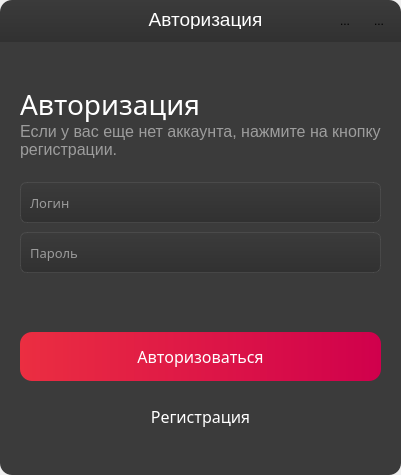
<?xml version="1.0" encoding="UTF-8"?>
<ui version="4.0">
 <class>Form</class>
 <widget class="QWidget" name="Form">
  <property name="geometry">
   <rect>
    <x>0</x>
    <y>0</y>
    <width>401</width>
    <height>475</height>
   </rect>
  </property>
  <property name="minimumSize">
   <size>
    <width>401</width>
    <height>475</height>
   </size>
  </property>
  <property name="maximumSize">
   <size>
    <width>401</width>
    <height>475</height>
   </size>
  </property>
  <property name="windowTitle">
   <string>Авторизация</string>
  </property>
  <property name="windowIcon">
   <iconset resource="res/res.qrc">
    <normaloff>:/imgs/img/AppLogo.png</normaloff>:/imgs/img/AppLogo.png</iconset>
  </property>
  <widget class="QFrame" name="header">
   <property name="geometry">
    <rect>
     <x>0</x>
     <y>0</y>
     <width>401</width>
     <height>42</height>
    </rect>
   </property>
   <property name="styleSheet">
    <string notr="true">#header{
	background-color: qlineargradient(spread:pad, x1:0.5, y1:0, x2:0.5, y2:1, stop:0 rgba(59, 59, 59, 255), stop:1 rgba(49, 49, 49, 255));
	border-top-right-radius: 12px;
	border-top-left-radius: 12px;
}

.QToolButton{
	background-color: rgba(255, 255, 255, 0);
	border-radius: 5px;
}

.QPushButton{
	background-color: rgba(255, 255, 255, 0);
	color: white
}

.QToolButton:hover{
	background-color: rgba(0, 0, 0, 50);
}</string>
   </property>
   <property name="frameShape">
    <enum>QFrame::StyledPanel</enum>
   </property>
   <property name="frameShadow">
    <enum>QFrame::Raised</enum>
   </property>
   <widget class="QLabel" name="Title">
    <property name="geometry">
     <rect>
      <x>90</x>
      <y>9</y>
      <width>231</width>
      <height>20</height>
     </rect>
    </property>
    <property name="font">
     <font>
      <family>Ubuntu</family>
      <pointsize>14</pointsize>
     </font>
    </property>
    <property name="styleSheet">
     <string notr="true">color: rgb(255, 255, 255);</string>
    </property>
    <property name="text">
     <string>Авторизация</string>
    </property>
    <property name="alignment">
     <set>Qt::AlignCenter</set>
    </property>
   </widget>
   <widget class="QToolButton" name="CloseButton">
    <property name="geometry">
     <rect>
      <x>364</x>
      <y>6</y>
      <width>30</width>
      <height>30</height>
     </rect>
    </property>
    <property name="text">
     <string>...</string>
    </property>
    <property name="icon">
     <iconset resource="res/res.qrc">
      <normaloff>:/imgs/img/iconamoon_close-light.png</normaloff>:/imgs/img/iconamoon_close-light.png</iconset>
    </property>
    <property name="iconSize">
     <size>
      <width>24</width>
      <height>24</height>
     </size>
    </property>
   </widget>
   <widget class="QToolButton" name="HideButton">
    <property name="geometry">
     <rect>
      <x>330</x>
      <y>6</y>
      <width>30</width>
      <height>30</height>
     </rect>
    </property>
    <property name="text">
     <string>...</string>
    </property>
    <property name="icon">
     <iconset resource="res/res.qrc">
      <normaloff>:/imgs/img/mynaui_minus.png</normaloff>:/imgs/img/mynaui_minus.png</iconset>
    </property>
    <property name="iconSize">
     <size>
      <width>24</width>
      <height>24</height>
     </size>
    </property>
   </widget>
   <widget class="QLabel" name="Icon">
    <property name="geometry">
     <rect>
      <x>9</x>
      <y>9</y>
      <width>24</width>
      <height>24</height>
     </rect>
    </property>
    <property name="text">
     <string/>
    </property>
    <property name="pixmap">
     <pixmap resource="res/res.qrc">:/imgs/img/Vector.png</pixmap>
    </property>
   </widget>
  </widget>
  <widget class="QFrame" name="content">
   <property name="geometry">
    <rect>
     <x>0</x>
     <y>42</y>
     <width>401</width>
     <height>433</height>
    </rect>
   </property>
   <property name="styleSheet">
    <string notr="true">#content{
background-color: rgb(59, 59, 59);
border-bottom-left-radius: 12px;
border-bottom-right-radius: 12px;
}

.QLineEdit{
	background-color: qlineargradient(spread:pad, x1:0.5, y1:0, x2:0.5, y2:1, stop:0 rgba(59, 59, 59, 255), stop:1 rgba(49, 49, 49, 255));
	border-radius: 7px;
	border: 1px solid rgba(255, 255, 255, 20);
	color: white
}

.QPushButton{
	background-color: qlineargradient(spread:pad, x1:0, y1:0, x2:1, y2:0, stop:0 rgba(235, 46, 65, 255), stop:1 rgba(208, 0, 76, 255));
	border-radius: 12px;
	border: none;
	color: white;
}

.QPushButton:hover{
background-color: rgb(172, 22, 59);
}</string>
   </property>
   <property name="frameShape">
    <enum>QFrame::StyledPanel</enum>
   </property>
   <property name="frameShadow">
    <enum>QFrame::Raised</enum>
   </property>
   <widget class="QLabel" name="Title_2">
    <property name="geometry">
     <rect>
      <x>20</x>
      <y>42</y>
      <width>361</width>
      <height>41</height>
     </rect>
    </property>
    <property name="font">
     <font>
      <family>Ubuntu Medium</family>
      <pointsize>21</pointsize>
     </font>
    </property>
    <property name="styleSheet">
     <string notr="true">color: rgb(255, 255, 255);</string>
    </property>
    <property name="text">
     <string>Авторизация</string>
    </property>
    <property name="alignment">
     <set>Qt::AlignLeading|Qt::AlignLeft|Qt::AlignVCenter</set>
    </property>
    <property name="wordWrap">
     <bool>true</bool>
    </property>
   </widget>
   <widget class="QLabel" name="Title_3">
    <property name="geometry">
     <rect>
      <x>20</x>
      <y>80</y>
      <width>361</width>
      <height>41</height>
     </rect>
    </property>
    <property name="font">
     <font>
      <family>Ubuntu</family>
      <pointsize>12</pointsize>
     </font>
    </property>
    <property name="styleSheet">
     <string notr="true">color: rgba(255, 255, 255, 127);</string>
    </property>
    <property name="text">
     <string>Если у вас еще нет аккаунта, нажмите на кнопку регистрации.</string>
    </property>
    <property name="alignment">
     <set>Qt::AlignLeading|Qt::AlignLeft|Qt::AlignTop</set>
    </property>
    <property name="wordWrap">
     <bool>true</bool>
    </property>
   </widget>
   <widget class="QLineEdit" name="LoginLine">
    <property name="geometry">
     <rect>
      <x>20</x>
      <y>140</y>
      <width>361</width>
      <height>41</height>
     </rect>
    </property>
    <property name="font">
     <font>
      <family>Ubuntu Medium</family>
      <pointsize>10</pointsize>
     </font>
    </property>
    <property name="styleSheet">
     <string notr="true">padding-left: 7px;</string>
    </property>
    <property name="inputMask">
     <string/>
    </property>
    <property name="text">
     <string/>
    </property>
    <property name="maxLength">
     <number>15</number>
    </property>
    <property name="placeholderText">
     <string>Логин</string>
    </property>
   </widget>
   <widget class="QLineEdit" name="PasswordLine">
    <property name="geometry">
     <rect>
      <x>20</x>
      <y>190</y>
      <width>361</width>
      <height>41</height>
     </rect>
    </property>
    <property name="font">
     <font>
      <family>Ubuntu Medium</family>
      <pointsize>10</pointsize>
     </font>
    </property>
    <property name="styleSheet">
     <string notr="true">padding-left: 7px;</string>
    </property>
    <property name="inputMask">
     <string/>
    </property>
    <property name="text">
     <string/>
    </property>
    <property name="maxLength">
     <number>15</number>
    </property>
    <property name="placeholderText">
     <string>Пароль</string>
    </property>
   </widget>
   <widget class="QPushButton" name="LoginButton">
    <property name="geometry">
     <rect>
      <x>20</x>
      <y>290</y>
      <width>361</width>
      <height>49</height>
     </rect>
    </property>
    <property name="sizePolicy">
     <sizepolicy hsizetype="Minimum" vsizetype="Minimum">
      <horstretch>0</horstretch>
      <verstretch>0</verstretch>
     </sizepolicy>
    </property>
    <property name="font">
     <font>
      <family>Ubuntu Medium</family>
      <pointsize>12</pointsize>
     </font>
    </property>
    <property name="text">
     <string>Авторизоваться</string>
    </property>
   </widget>
   <widget class="QPushButton" name="RegistartionButton">
    <property name="geometry">
     <rect>
      <x>20</x>
      <y>350</y>
      <width>361</width>
      <height>49</height>
     </rect>
    </property>
    <property name="sizePolicy">
     <sizepolicy hsizetype="Minimum" vsizetype="Minimum">
      <horstretch>0</horstretch>
      <verstretch>0</verstretch>
     </sizepolicy>
    </property>
    <property name="font">
     <font>
      <family>Ubuntu Medium</family>
      <pointsize>12</pointsize>
     </font>
    </property>
    <property name="styleSheet">
     <string notr="true">.QPushButton{
background-color: rgba(255, 255, 255, 0);
}

.QPushButton:hover{
	background-color: rgba(0, 0, 0, 50);
}</string>
    </property>
    <property name="text">
     <string>Регистрация</string>
    </property>
   </widget>
  </widget>
 </widget>
 <resources>
  <include location="res/res.qrc"/>
 </resources>
 <connections/>
</ui>
